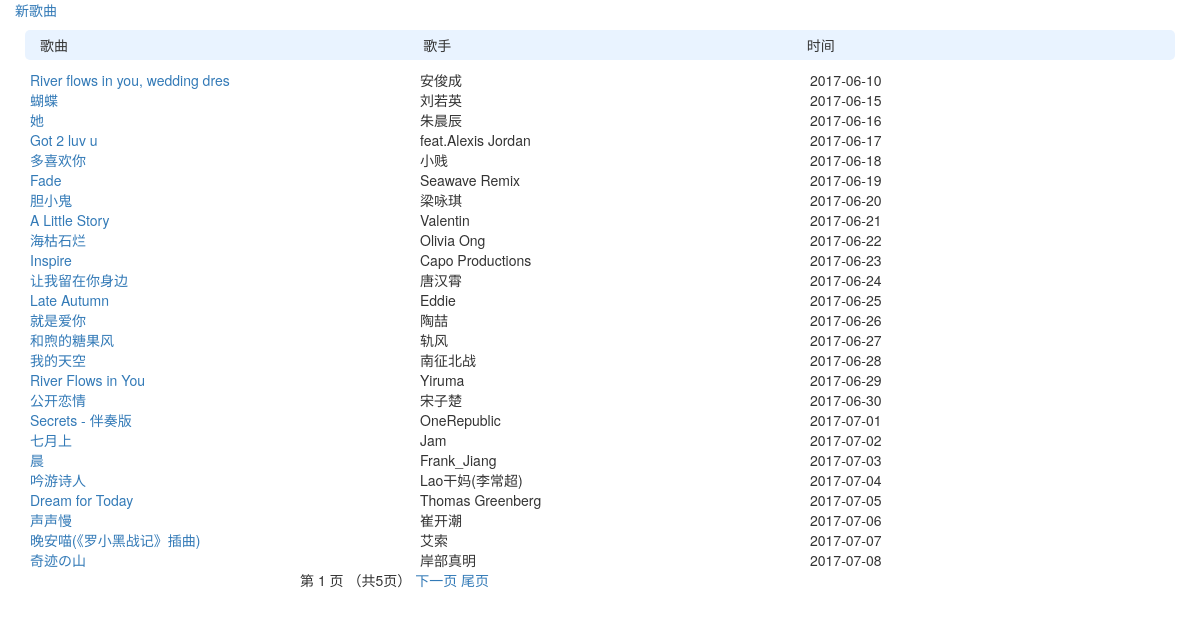
The app's page /list/index/ with its own data.
### list/models.py (models this page shows)
class Article(models.Model):
    song_name = models.CharField('歌名', max_length=32, null=False)
    singer = models.CharField('歌手', max_length=32, null=True)
    createTime = models.DateTimeField('添加时间', auto_now=True)

### list/views.py (the view)
def index(request):
    articles_list = models.Article.objects.all()
    paginator = Paginator(articles_list, 25)# Show 25 contacts per page
    pages = paginator.count
    page = request.GET.get('page')
    try:
        articles = paginator.page(page)
    except PageNotAnInteger:
        articles = paginator.page(1)
    except EmptyPage:
        articles = paginator.page(paginator.num_pages)
    return render(request, 'list/index.html', {'articles': articles})

### list/templates/list/index.html (shortened to what this page needs)
<!DOCTYPE html>
<html lang="en">
<head>
    <link rel="stylesheet" href="https://maxcdn.bootstrapcdn.com/bootstrap/3.3.4/css/bootstrap.min.css">
    <link rel="stylesheet" href="https://maxcdn.bootstrapcdn.com/bootstrap/3.3.4/css/bootstrap-theme.min.css">
</head>
<body>
    <div  class="col-md-12" style="height: 550px;">
        <a href="{% url 'list:edit_page' 0 %}">新歌曲</a>  <br/>
        <div class="title">
            <span class="col-md-4 inline">歌曲</span>
            <span class="col-md-4 inline">歌手</span>
            <span class="col-md-4 inline">时间</span>
        </div>
    {% for article in articles %}
        <div>
            <a class="col-md-4 inline" href="{% url 'list:article_page' article.id %}">{{article.song_name }}</a>
            <span class="col-md-4 inline">{{article.singer }}</span>
            <span class="col-md-4 inline">{{article.createTime|date:"Y-m-d" }}</span>
        </div>
    {% endfor %}
    </div>
    <div class="pagination" style="position:relative; left:300px;">
            <span class="step-links">
                <span class="current">
                    第 {{ articles.number }} 页 （共{{ articles.paginator.num_pages }}页）
                </span>
                {% if articles.has_next %}
                    <a href="?page={{ articles.next_page_number }}">下一页</a>
                    <a href="?page={{ articles.paginator.num_pages }}">尾页</a>
                {% endif %}
            </span>
        </div>
</body>
</html>

### list/templates/list/index.html (style rules this page uses)
body { font-family: "Helvetica Neue", Helvetica, Arial, sans-serif, '微软雅黑'; }
a { text-decoration: none; }
.inline { display: inline-block; }
.title { background-color: #e9f3ff; height: 30px; line-height: 30px; border-radius: 5px; margin: 10px; }

### records on screen
Article: song_name "River flows in you, wedding dres", singer "安俊成", createTime "2017-06-10"
Article: song_name "蝴蝶", singer "刘若英", createTime "2017-06-15"
Article: song_name "她", singer "朱晨辰", createTime "2017-06-16"
Article: song_name "Got 2 luv u", singer "feat.Alexis Jordan", createTime "2017-06-17"
Article: song_name "多喜欢你", singer "小贱", createTime "2017-06-18"
Article: song_name "Fade", singer "Seawave Remix", createTime "2017-06-19"
Article: song_name "胆小鬼", singer "梁咏琪", createTime "2017-06-20"
Article: song_name "A Little Story", singer "Valentin", createTime "2017-06-21"
Article: song_name "海枯石烂", singer "Olivia Ong", createTime "2017-06-22"
Article: song_name "Inspire", singer "Capo Productions", createTime "2017-06-23"
Article: song_name "让我留在你身边", singer "唐汉霄", createTime "2017-06-24"
Article: song_name "Late Autumn", singer "Eddie", createTime "2017-06-25"
Article: song_name "就是爱你", singer "陶喆", createTime "2017-06-26"
Article: song_name "和煦的糖果风", singer "轨风", createTime "2017-06-27"
Article: song_name "我的天空", singer "南征北战", createTime "2017-06-28"
Article: song_name "River Flows in You", singer "Yiruma", createTime "2017-06-29"
Article: song_name "公开恋情", singer "宋子楚", createTime "2017-06-30"
Article: song_name "Secrets - 伴奏版", singer "OneRepublic", createTime "2017-07-01"
Article: song_name "七月上", singer "Jam", createTime "2017-07-02"
Article: song_name "晨", singer "Frank_Jiang", createTime "2017-07-03"
Article: song_name "吟游诗人", singer "Lao干妈(李常超)", createTime "2017-07-04"
Article: song_name "Dream for Today", singer "Thomas Greenberg", createTime "2017-07-05"
Article: song_name "声声慢", singer "崔开潮", createTime "2017-07-06"
Article: song_name "晚安喵(《罗小黑战记》插曲)", singer "艾索", createTime "2017-07-07"
Article: song_name "奇迹の山", singer "岸部真明", createTime "2017-07-08"

### other values on screen
{{ articles.number }} "1"
{{ articles.paginator.num_pages }} "5"
